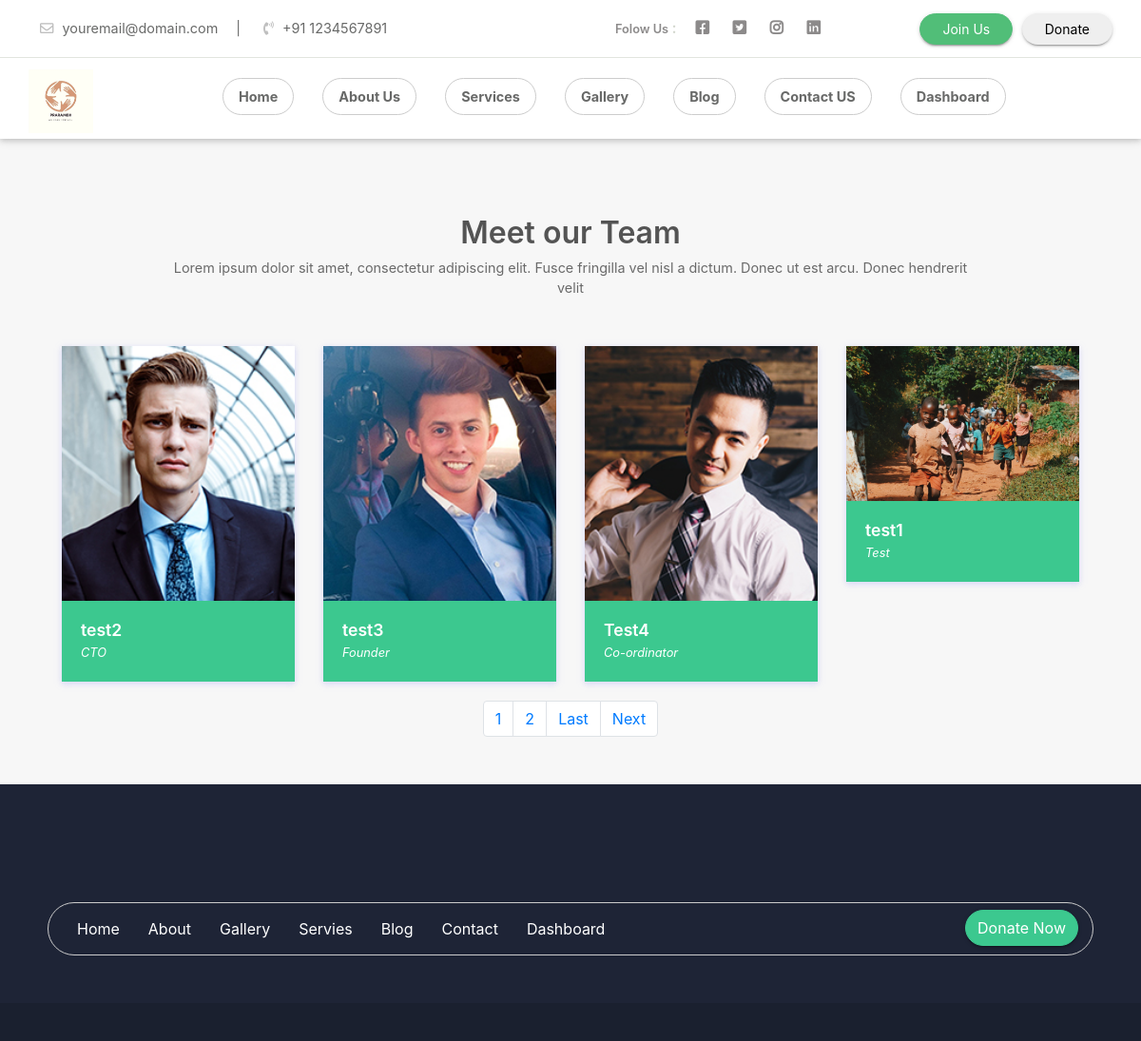
The page /home/team/ on the database its author committed.
### home/models.py (models this page shows, shortened)
class Team(models.Model):
    name = models.CharField(max_length=300, blank=True)
    designation = models.CharField(max_length=300, blank=True)
    image = models.FileField(upload_to="team/", max_length=600, blank=True)
    about = models.TextField(blank=True)

### home/views.py (the view)
# urls.py: path('home/team/', views.team, name='teams'),
def team(request):
    obj = Team.objects.all()
    paginator = Paginator(obj, 4)
    page_number = request.GET.get('page')
    team_obj = paginator.get_page(page_number)
    total_pages = team_obj.paginator.num_pages
    context = {
        'team_obj': team_obj,
        'last_page': total_pages,
        'total_page': [page+1 for page in range(total_pages)]
    }
    return render(request, 'team-detail.html', context=context)

### templates/team-detail.html (shortened to what this page needs)
{% extends 'base.html' %}
{% block body %}
<section class="our-team team-11">
            <div class="container">
                <div class="session-title row">
                      <h2>Meet our Team</h2>
                      <p>Lorem ipsum dolor sit amet, consectetur adipiscing elit. Fusce fringilla vel nisl a dictum. Donec ut est arcu. Donec hendrerit velit</p>
                </div>
                <div class="row team-row">
                    {% for team in team_obj %}
                    <div class="col-md-3 col-sm-6">
						<form method="post">
                        <a href="{% url 'teamdetailscard' team.id %}">
                        <div class="single-usr">
                            <img src="{{team.image.url}}" alt="">
                            <div class="det-o">
                                <h4>{{team.name | safe}}</h4>
                                <i>{{team.designation}}</i>
                            </div>
                        </div>
						</a>
						</form>
                    </div>
                    {% endfor %}
                </div>
            </div>
		  <nav aria-label="Page navigation example">
			<ul class="pagination justify-content-center">
				{% for page in total_page %}
			  <li class="page-item"><a class="page-link" href="?page={{page}}">{{page}}</a></li>
				{% endfor %}
			  {% if team_obj.has_next %}
				<li class="page-item">
				<a class="page-link" href="?page={{last_page}}">Last</a>
			  </li>
			  <li class="page-item">
				<a class="page-link" href="?page={{team_obj.next_page_number}}">Next</a>
			  </li>
			  {% endif %}
			</ul>
		  </nav>
</section>
{% endblock %}

### static/assets/css/style.css (style rules this page uses)
* { margin: 0px; padding: 0px; list-style: none; }
img { max-width: 100%; }
a { text-decoration: none; outline: none; color: #444; }
ul { margin-bottom: 0; padding-left: 0; }
html, body { height: 100%; }
p { margin-bottom: 0px; width: 100%; }
::placeholder { color: #747f8a !important; font-size: 13px; opacity: .5 !important; }
h1, h2, h3, h4, h5, h6 { color: #545454; }
body { background-color: #f1f1f145 !important; -webkit-font-smoothing: antialiased; -moz-osx-font-smoothing: grayscale; text-rendering: optimizeLegibility; color: #6A6A6A; overflow-x: hidden; }
.session-title { padding: 30px; margin: 0px; margin-bottom: 20px; }
.session-title h2 { width: 100%; text-align: center; font-weight: 600; margin-bottom: 0px; }
.session-title p { max-width: 850px; text-align: center; float: none; margin: auto; font-size: .9rem; margin-top: 6px; }
.container { max-width: 1170px; }
.our-team { padding: 50px; background-color: #cccccc1c; }
.our-team .team-row { margin-top: 20px; }
.our-team .team-row .single-usr { box-shadow: 0 2px 6px 0 rgba(218, 218, 253, 0.65), 0 2px 6px 0 rgba(206, 206, 238, 0.54); margin-bottom: 20px; }
.our-team .team-row .single-usr img { width: 100%; }
.our-team .team-row .single-usr .det-o { padding: 20px; background-color: #3cc88f; }
.our-team .team-row .single-usr .det-o h4 { color: #FFF; margin-bottom: 0px; font-size: 1.1rem; font-weight: 600; }
.our-team .team-row .single-usr .det-o i { color: #FFF; font-size: .8rem; }

### rows shown on the page
Team: image (picture), name "test2", designation "CTO"
Team: image (picture), name "test3", designation "Founder"
Team: image (picture), name "Test4", designation "Co-ordinator"
Team: image (picture), name "test1", designation "Test"

### other values the page prints
{{ page }} "1" "2"
